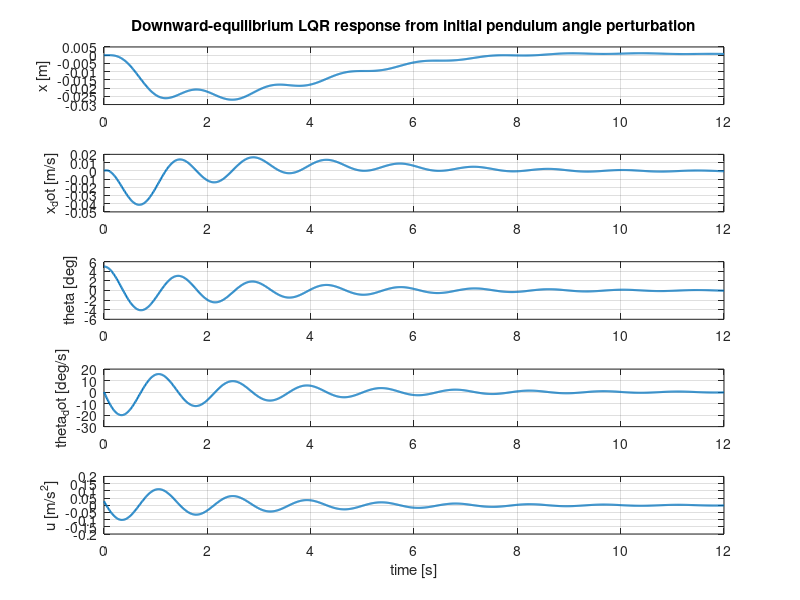
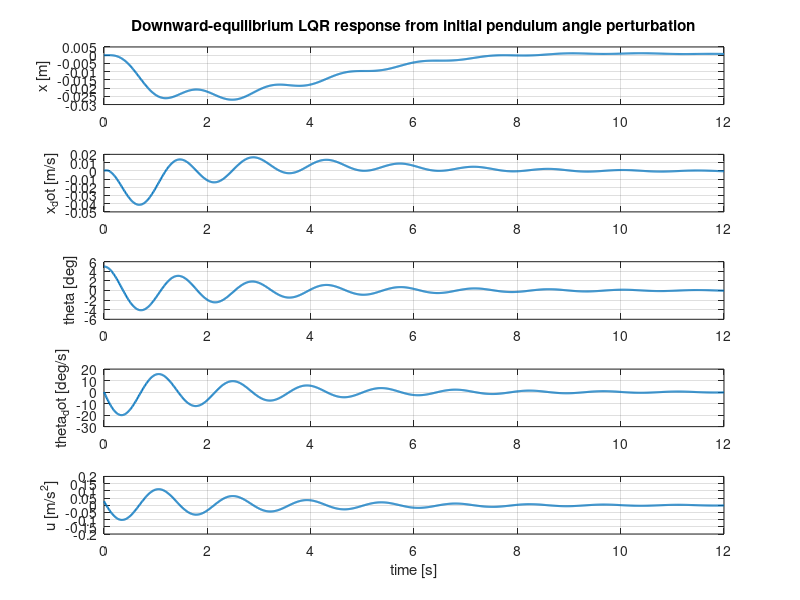

Reproduce these figures in MATLAB, in order.
%% First-pass LQR model for the downward pendulum on a linear actuator
%
% This script mirrors lqr_first_pass.m, but linearizes around the stable
% hanging-down equilibrium instead of the upright equilibrium.
%
% The actuator input is idealized as commanded cart acceleration:
%
%   u = x_ddot
%
% State vector:
%
%   X = [x; x_dot; theta; theta_dot]
%
% where theta = 0 is the downward hanging equilibrium.
%
% This controller is useful for early bench tests where the pendulum starts
% hanging down and small perturbations should be damped out. It is not the
% inverted-pendulum balance controller.

clear; clc; close all;

script_dir = fileparts(mfilename('fullpath'));
results_dir = fullfile(script_dir, '..', 'results', 'downward_first_pass');
if ~exist(results_dir, 'dir')
    mkdir(results_dir);
end

%% Physical parameters

g = 9.81;      % gravity [m/s^2]
l = 0.510;    % pivot to rough bob center of mass [m]

%% Linearized open-loop model about the downward equilibrium
%
% Compared with the upright linearization, the gravity stiffness changes
% sign. With theta measured from downward, gravity is restoring:
%
%   theta_ddot = -(g/l) theta - (1/l) u

A = [0 1    0    0;
     0 0    0    0;
     0 0    0    1;
     0 0 -g/l    0];

B = [0;
     1;
     0;
    -1/l];

%% LQR weights
%
% Since the downward equilibrium is already stable, these weights are
% deliberately gentler than the upright first pass. Increase q_theta or
% q_theta_dot if the controller should damp pendulum motion more strongly.
% Increase q_x or q_x_dot to keep the actuator closer to center. Increase R
% to reduce commanded actuator acceleration.

q_x = 1;
q_x_dot = 0.1;
q_theta = 5;
q_theta_dot = 1;

Q = diag([q_x, q_x_dot, q_theta, q_theta_dot]);
R = 10;

%% Compute LQR gain and closed-loop dynamics

K = lqr(A, B, Q, R);
Acl = A - B*K;

disp('Downward LQR gain K:');
disp(K);

disp('Closed-loop eigenvalues:');
disp(eig(Acl));

%% Simulate response from an initial downward-angle perturbation

theta0_deg = 5;
X0 = [0;                   % initial cart position [m]
      0;                   % initial cart velocity [m/s]
      deg2rad(theta0_deg); % initial pendulum angle from downward [rad]
      0];                  % initial pendulum angular velocity [rad/s]

t_final = 12;
t = linspace(0, t_final, 1200);

sys_cl = ss(Acl, zeros(4, 1), eye(4), zeros(4, 1));
[~, t_out, X] = initial(sys_cl, X0, t);

u = -(K * X.').';

%% Plot states and input

make_plots = true;

if make_plots
figure('Name', 'First-pass downward pendulum LQR response');

subplot(5, 1, 1);
plot(t_out, X(:, 1), 'LineWidth', 1.5);
grid on;
ylabel('x [m]');
title('Downward-equilibrium LQR response from initial pendulum angle perturbation');

subplot(5, 1, 2);
plot(t_out, X(:, 2), 'LineWidth', 1.5);
grid on;
ylabel('x_dot [m/s]');

subplot(5, 1, 3);
plot(t_out, rad2deg(X(:, 3)), 'LineWidth', 1.5);
grid on;
ylabel('theta [deg]');

subplot(5, 1, 4);
plot(t_out, rad2deg(X(:, 4)), 'LineWidth', 1.5);
grid on;
ylabel('theta_dot [deg/s]');

subplot(5, 1, 5);
plot(t_out, u, 'LineWidth', 1.5);
grid on;
ylabel('u [m/s^2]');
xlabel('time [s]');

savefig(fullfile(results_dir, 'LQR_downward_closed_loop_response.fig'));
exportgraphics(gcf, fullfile(results_dir, 'LQR_downward_closed_loop_response.png'), 'Resolution', 150);
end

fprintf('Peak commanded acceleration: %.3f m/s^2\n', max(abs(u)));
fprintf('Peak cart displacement: %.3f m\n', max(abs(X(:, 1))));
